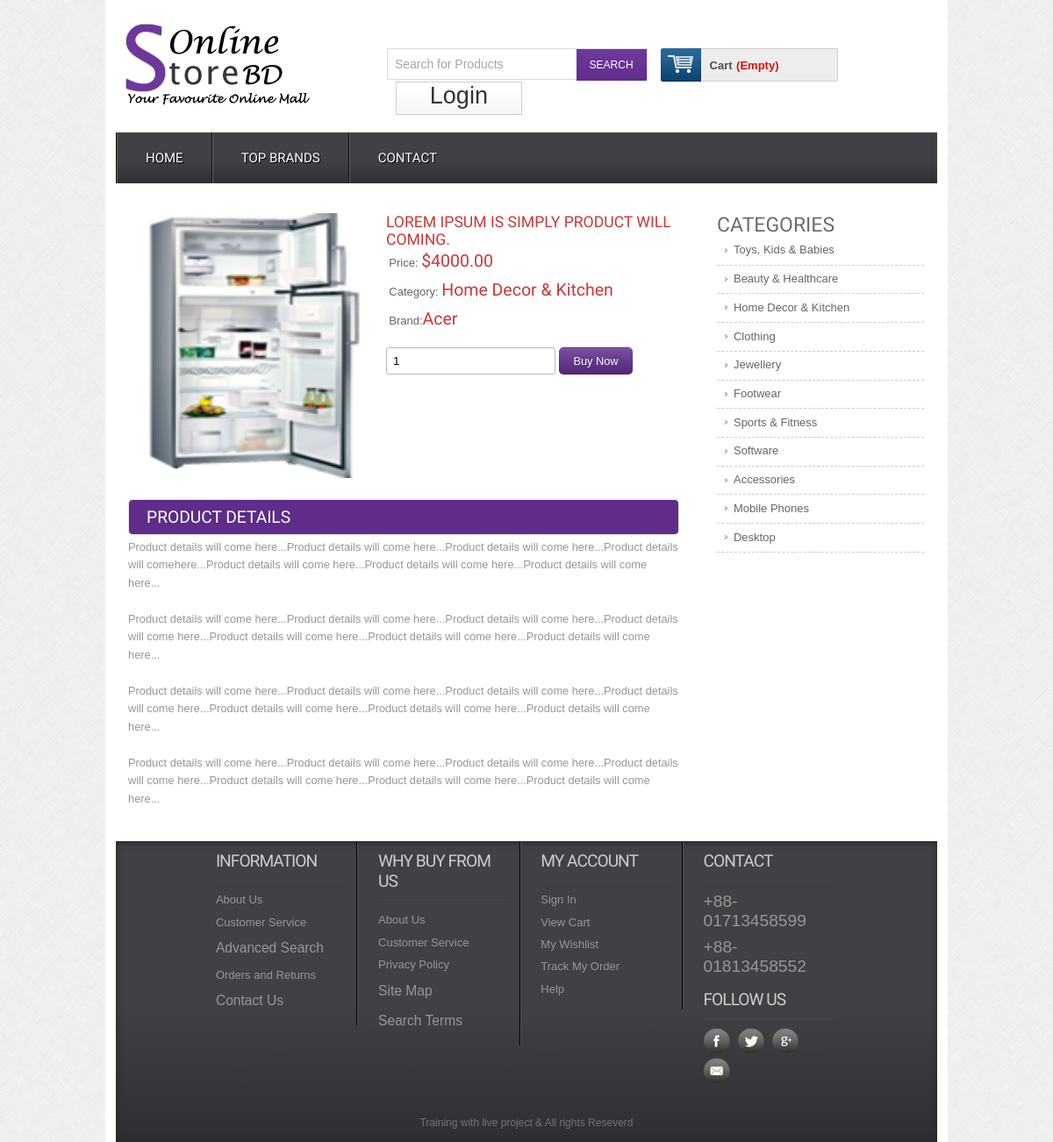
/details.php?proid=14, run on the app's committed database.
### tables this page shows
CREATE TABLE IF NOT EXISTS `tbl_product` (
  `productId` int(11) NOT NULL AUTO_INCREMENT,
  `productName` varchar(255) NOT NULL,
  `catId` int(11) NOT NULL,
  `brandId` int(11) NOT NULL,
  `body` text NOT NULL,
  `price` float(10,2) NOT NULL,
  `image` varchar(255) NOT NULL,
  `type` tinyint(4) NOT NULL DEFAULT '0',
  PRIMARY KEY (`productId`)
);

CREATE TABLE IF NOT EXISTS `tbl_category` (
  `catId` int(11) NOT NULL AUTO_INCREMENT,
  `catName` varchar(255) NOT NULL,
  PRIMARY KEY (`catId`)
);

CREATE TABLE IF NOT EXISTS `tbl_brand` (
  `brandId` int(11) NOT NULL AUTO_INCREMENT,
  `brandName` varchar(255) NOT NULL,
  PRIMARY KEY (`brandId`)
);

### classes/Cart.php (called while the page is built, shortened)
<?php
   $filepath=realpath(dirname(__FILE__));
      include_once ($filepath.'/../lib/Database.php');
?>
<?php
 class Cart{
 	private $db;
  	public function __construct() {
      $this->db=new Database();
  	}
    public function checkCartTable(){
      $sId=session_id();
     $query="SELECT * FROM tbl_cart WHERE sId='$sId'";
     $result=$this->db->select($query);
     return $result;
    }
 }
?>

### lib/Database.php (called while the page is built, shortened)
<?php
Class Database{
	public $host   = DB_HOST;
	public $user   = DB_USER;
	public $pass   = DB_PASS;
	public $dbname = DB_NAME;
	public $link;
	private function connectDB(){
	$this->link = new mysqli($this->host, $this->user, $this->pass, $this->dbname);
 }
	public function select($query){
		$result = $this->link->query($query) or die($this->link->error.__LINE__);
		if($result->num_rows > 0){
			return $result;
		} else {
			return false;
		}
	}
}

### lib/Session.php (called while the page is built, shortened)
<?php
class Session{
	public static function get($key){
		if (isset($_SESSION[$key])) {
			return $_SESSION[$key];
		}else{
			return false;
		}
	}
}
?>

### classes/Product.php (called while the page is built, shortened)
<?php
   $filepath=realpath(dirname(__FILE__));
      include_once ($filepath.'/../lib/Database.php');
?>
<?php
 class Product {
 	private $db;
  	public function __construct() {
      $this->db=new Database();
  	}
    public function getSingleProduct($id){
      $query="SELECT p.*,c.catName,b.brandName
      FROM tbl_product as p,tbl_category as c,tbl_brand as b
      WHERE p.catId=c.catId AND p.brandId=b.brandId AND p.productId='$id'";
      $result=$this->db->select($query);
      return $result;
    }
 }
?>

### classes/Category.php (called while the page is built, shortened)
<?php
   $filepath=realpath(dirname(__FILE__));
      include_once ($filepath.'/../lib/Database.php');
?>
<?php
  class Category{
    private $db;
  	public function __construct() {
      $this->db=new Database();
  	}
    public function getAllCat(){
     $query="SELECT * FROM tbl_category ORDER BY catId DESC";
     $result=$this->db->select($query);
     return $result;
    }
}
?>

### details.php (the view, shortened to what this page needs)
<?php include 'inc/header.php'; ?>
 <?php
  if (isset($_GET['proid'])) {
      $id=$_GET['proid'];
  }
?>
 <div class="main">
    <div class="content">
    	<div class="section group">
				<div class="cont-desc span_1_of_2">
				 <?php
				  $getPd=$pd->getSingleProduct($id);
				  if ($getPd) {
				  	while ($result=$getPd->fetch_assoc()) {
				 ?>
					<div class="grid images_3_of_2">
						<img src="admin/<?php echo $result['image']; ?>" alt="" />
					</div>
				<div class="desc span_3_of_2">
					<h2><?php echo $result['productName']; ?> </h2>
					<div class="price">
						<p>Price: <span>$<?php echo $result['price']; ?></span></p>
						<p>Category: <span><?php echo $result['catName']; ?></span></p>
						<p>Brand:<span><?php echo $result['brandName']; ?></span></p>
					</div>
				<div class="add-cart">
					<form action="" method="post">
						<input type="number" class="buyfield" name="quantity" value="1"/>
						<input type="submit" class="buysubmit" name="submit" value="Buy Now"/>
					</form>
				</div>
			</div>
			<div class="product-desc">
			<h2>Product Details</h2>
			<?php echo $result['body']; ?>
	    </div>
	    <?php }} ?>
	</div>
				<div class="rightsidebar span_3_of_1">
					<h2>CATEGORIES</h2>
					<ul>
						<?php
						 $getCat=$cat->getAllCat();
						 if ($getCat) {
						 	while ($result=$getCat->fetch_assoc()) {
						?>
				      <li><a href="productbycat.php?catId=<?php echo $result['catId']; ?>"><?php echo $result['catName']; ?></a></li>
				      <?php } } ?>
    				</ul>
 				</div>
 		</div>
 	</div>
	</div>
   <?php include 'inc/footer.php'; ?>

### inc/header.php (shortened to what this page needs)
<?php
   include 'lib/Session.php';
   include 'lib/Database.php';
   $cat=new Category();
   $pd=new Product();
   $ct=new Cart();
?>
<!DOCTYPE HTML>
<head>
<link href="css/style.css" rel="stylesheet" type="text/css" media="all"/>
<link href="css/menu.css" rel="stylesheet" type="text/css" media="all"/>
</head>
<body>
  <div class="wrap">
		<div class="header_top">
			<div class="logo">
				<a href="index.php"><img src="images/logo.png" alt="" /></a>
			</div>
			  <div class="header_top_right">
			    <div class="search_box">
				    <form>
				    	<input type="text" value="Search for Products" onfocus="this.value = '';" onblur="if (this.value == '') {this.value = 'Search for Products';}"><input type="submit" value="SEARCH">
				    </form>
			    </div>
			    <div class="shopping_cart">
					<div class="cart">
						<a href="#" title="View my shopping cart" rel="nofollow">
								<span class="cart_title">Cart</span>
								<span class="no_product">
									<?php
									$getData=$ct->checkCartTable();
									if ($getData) {
									  $qty=Session::get("qty");
									  $sum=Session::get("sum");
									  echo "$ ".$sum." |Qty:".$qty;
									}else{
										echo "(Empty)";
									}
									?>
								</span>
							</a>
						</div>
			      </div>
		   <div class="login">
		   	<?php
				  $login=Session::get("csulogin");
				  if ($login==false) { ?>
		      	  <a href="login.php">Login</a>
				<?php   } else{ ?>
		      	  <a href="?cid=<?php Session::get('cmrId');?>">Logout</a>
				<?php } ?>
		   </div>
	 </div>
 </div>
<div class="menu">
	<ul id="dc_mega-menu-orange" class="dc_mm-orange">
	  <li><a href="index.php">Home</a></li>
	  <li><a href="topbrands.php">Top Brands</a></li>
	  <li><a href="contact.php">Contact</a> </li>
	</ul>
</div>

### inc/footer.php (shortened to what this page needs)
 <div class="footer">
   	  <div class="wrapper">
	     <div class="section group">
				<div class="col_1_of_4 span_1_of_4">
						<h4>Information</h4>
						<ul>
						<li><a href="#">About Us</a></li>
						<li><a href="#">Customer Service</a></li>
						<li><a href="#"><span>Advanced Search</span></a></li>
						<li><a href="#">Orders and Returns</a></li>
						<li><a href="#"><span>Contact Us</span></a></li>
						</ul>
					</div>
				<div class="col_1_of_4 span_1_of_4">
					<h4>Why buy from us</h4>
						<ul>
						<li><a href="about.php">About Us</a></li>
						<li><a href="faq.php">Customer Service</a></li>
						<li><a href="#">Privacy Policy</a></li>
						<li><a href="contact.php"><span>Site Map</span></a></li>
						<li><a href="detalis.php"><span>Search Terms</span></a></li>
						</ul>
				</div>
				<div class="col_1_of_4 span_1_of_4">
					<h4>My account</h4>
						<ul>
							<li><a href="contact.php">Sign In</a></li>
							<li><a href="index.php">View Cart</a></li>
							<li><a href="#">My Wishlist</a></li>
							<li><a href="#">Track My Order</a></li>
							<li><a href="faq.php">Help</a></li>
						</ul>
				</div>
				<div class="col_1_of_4 span_1_of_4">
					<h4>Contact</h4>
						<ul>
							<li><span>+88-01713458599</span></li>
							<li><span>+88-01813458552</span></li>
						</ul>
						<div class="social-icons">
							<h4>Follow Us</h4>
					   		  <ul>
							      <li class="facebook"><a href="#" target="_blank"> </a></li>
							      <li class="twitter"><a href="#" target="_blank"> </a></li>
							      <li class="googleplus"><a href="#" target="_blank"> </a></li>
							      <li class="contact"><a href="#" target="_blank"> </a></li>
						     </ul>
   	 					</div>
				</div>
			</div>
			<div class="copy_right">
				<p>Training with live project &amp; All rights Reseverd </p>
		   </div>
     </div>
    </div>
    <link href="css/flexslider.css" rel='stylesheet' type='text/css' />
</body>
</html>

### css/menu.css (style rules this page uses)
ul.dc_mm-orange,ul.dc_mm-orange li { border:none; list-style:none; }
ul.dc_mm-orange { background: #414045; background: -moz-linear-gradient(top, #414045 55%, #2f2e33 100%); background: -webkit-gradient(linear, left top, left bottom, color-stop(55%,#414045), color-stop(100%,#2f2e33)); background: -webkit-linear-gradient(top, #414045 55%,#2f2e33 100%); background: -o-linear-gradient(top, #414045 55%,#2f2e33 100%); background: -ms-linear-gradient(top, #414045 55%,#2f2e33 100%); background: linear-gradient(to bottom, #414045 55%,#2f2e33 100%); filter: progid:DXImageTransform.Microsoft.gradient( startColorstr='#414045', endColorstr='#2f2e33',GradientType=0 ); font:normal 13px Arial,sans-serif; padding:0; position:relative; width:100%; }
ul.dc_mm-orange li { float:left; margin:0; padding:0; }
ul.dc_mm-orange li a { color:#fff; display:block; float:left; font-size:15px; padding:20px 32px; text-decoration:none; text-shadow:1px 1px 1px #000; text-transform:uppercase; font-family:'Doppio One', sans-serif; border-left:2px groove #636363; }

### data on the page
tbl_product: image (picture), productName "LOREM IPSUM IS SIMPLY PRODUCT WILL COMING.", price "4000.00", catId.catName "Home Decor & Kitchen", brandId.brandName "Acer", body "Product details will come here...Product details will come here...Product details will come here...Product details will comehere...Product details will come here...Product details will come here...Product details will come here... Product details will come here...Product details will come here...Product details will come here...Product details will come here...Product details will come here...Product details will come here...Product details will come here... Product details will come here...Product details will come here...Product details will come here...Product details will come here...Product details will come here...Product details will come here...Product details will come here...…"
tbl_category: catName "Toys, Kids & Babies"
tbl_category: catName "Beauty & Healthcare"
tbl_category: catName "Home Decor & Kitchen"
tbl_category: catName "Clothing"
tbl_category: catName "Jewellery"
tbl_category: catName "Footwear"
tbl_category: catName "Sports & Fitness"
tbl_category: catName "Software"
tbl_category: catName "Accessories"
tbl_category: catName "Mobile Phones"
tbl_category: catName "Desktop"
